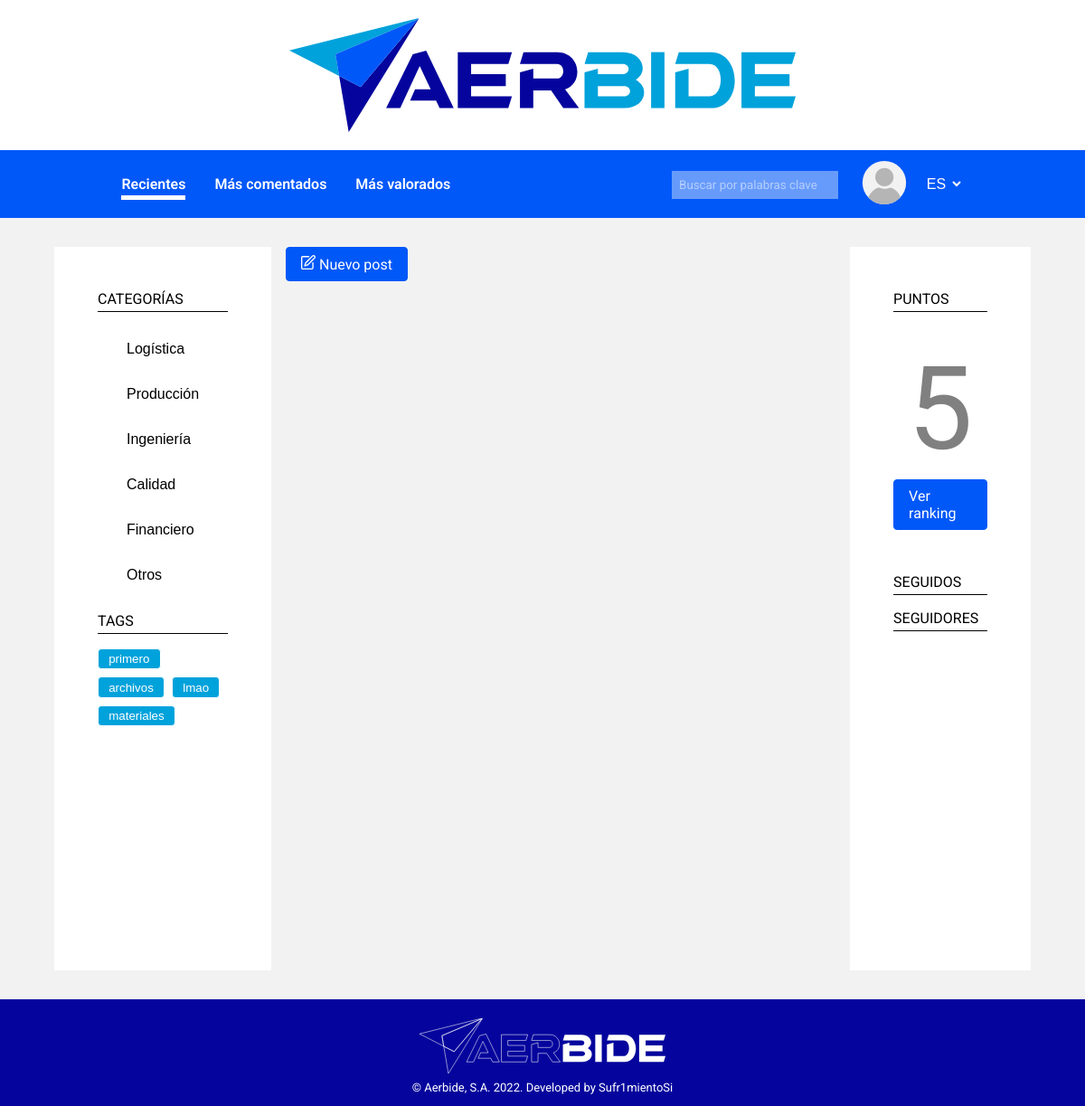
The app's page /index.php (signed in), older data.
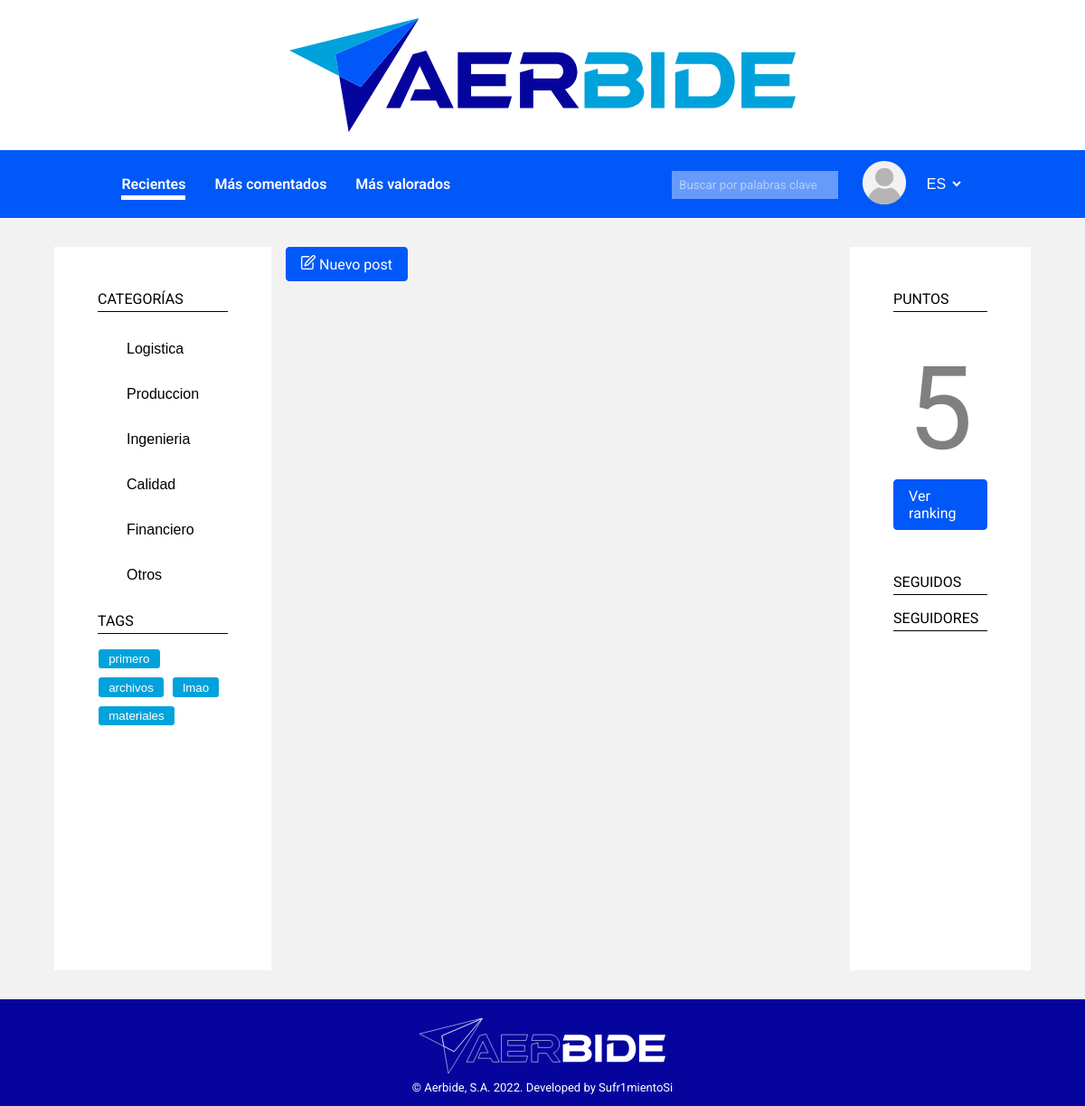
The same page, newer data.
### tables this page shows
CREATE TABLE `categories` (
  `id` int(11) NOT NULL,
  `name` varchar(255) NOT NULL
);

### src/index.php (called while the page is built, shortened)
<?php
include_views([
    "views/partials/header.view.php",
    "views/main_content.view.php",
    "views/partials/footer.view.php"
]);
?>

### src/app/db/repositories/category_repo.inc.php (called while the page is built, shortened)
<?php
abstract class CategoryRepository {
    public static function getAllCategories(): array {
        global $db;
        $categs = [];
        $sql = 'SELECT * FROM categories';
        $statement = $db->prepare($sql);
        $statement->setFetchMode(PDO::FETCH_ASSOC);
        $statement->execute();
        while (($data = $statement->fetch())) {
            $categs[] = new CategoryEntity(
                intval($data['id']),
                $data['name']
            );
        }
        return $categs;
    }
}

### src/app/db/entities/category_entity.inc.php (called while the page is built)
<?php
class CategoryEntity {
    private $id;
    private $name;
    public function __construct(int $id, string $name) {
        $this->id = $id;
        $this->name = $name;
    }
    public function getId(): int {
        return $this->id;
    }
    public function getName(): string {
        return $this->name;
    }
}

### src/app/db/repositories/tag_repo.inc.php (called while the page is built, shortened)
<?php
abstract class TagRepository {
    public static function getAllTags(int $limit = 10): array{
        global $db;
        $tags = [];
        $sql = "SELECT * FROM tags ORDER BY counter DESC LIMIT $limit";
        $statement = $db->prepare($sql);
        $statement->setFetchMode(PDO::FETCH_ASSOC);
        $statement->execute();
        while ($data = $statement->fetch()) {
            $tags[] = new TagEntity(
                intval($data['id']),
                $data['name'],
                intval($data['counter'])
            );
        }
        return $tags;
    }
}

### src/app/db/entities/tag_entity.inc.php (called while the page is built, shortened)
<?php
class TagEntity {
    private $id;
    private $name;
    public function __construct(int $id, string $name, int $counter) {
        $this->id = $id;
        $this->name = strtolower($name);
    }
    public function getId(): int {
        return $this->id;
    }
    public function getName(): string {
        return $this->name;
    }
}

### src/views/partials/sidebar_left.php (the view)
<aside class="sidebar-left">
    <div>
        <h3>CATEGORÍAS</h3>
        <ul>
            <?php foreach (CategoryRepository::getAllCategories() as $category): ?>
                <li>
                    <button class="aside-category" data-id="<?php echo $category->getId(); ?>">
                        <?php echo $category->getName(); ?>
                    </button>
                </li>
            <?php endforeach; ?>
        </ul>
    </div>
    <div>
        <h3>TAGS</h3>
        <ul class="tags-list">
            <?php foreach (TagRepository::getAllTags() as $tag): ?>
                <li>
                    <button class="tag" data-id="<?php echo $tag->getId(); ?>">
                        <?php echo $tag->getName(); ?>
                    </button>
                </li>
            <?php endforeach; ?>
        </ul>
    </div>
</aside>

### src/app/utils.inc.php (shortened to what this page needs)
<?php
function include_views(array $views) {
    echo '<!DOCTYPE html><html lang="es"><head>';
    echo '</head><body>';
    foreach ($views as $view) {
        include $view;
    }
    echo '</body></html>';
}

Row changes from the older to the newer data that the page shows:
changed categories: name "Logística" → "Logistica"
changed categories: name "Producción" → "Produccion"
changed categories: name "Ingeniería" → "Ingenieria"
